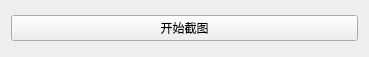
<?xml version="1.0" encoding="UTF-8"?>
<ui version="4.0">
 <class>Widget</class>
 <widget class="QWidget" name="Widget">
  <property name="geometry">
   <rect>
    <x>0</x>
    <y>0</y>
    <width>369</width>
    <height>57</height>
   </rect>
  </property>
  <property name="windowTitle">
   <string>Widget</string>
  </property>
  <layout class="QHBoxLayout" name="horizontalLayout">
   <item>
    <widget class="QPushButton" name="pushButton">
     <property name="text">
      <string>开始截图</string>
     </property>
    </widget>
   </item>
  </layout>
 </widget>
 <resources/>
 <connections/>
</ui>
